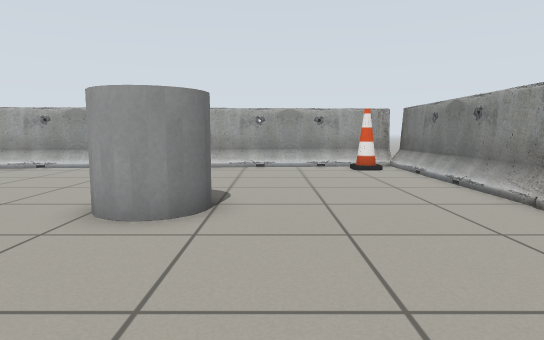
view 1 (above)

19 first-person views from a walk through a world built for the Gazebo simulator. The camera is 0.66 m above the floor, tilts 6° down and sees 75° across. Floor lines are 1 m apart. The floor is counted in squares, 0.5 m on a side. Each view is taken from the middle of a square. On the plan, view 1 faces up. The plan holds only what a view shows up to about 15 squares ahead; the rest is blank. Some stock models are drawn as simple stand-ins. Some surface patterns are stand-ins.

view 2
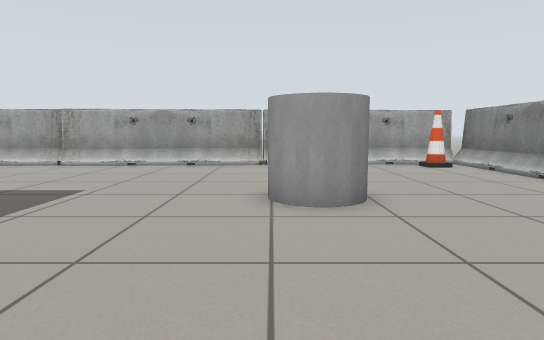

view 3
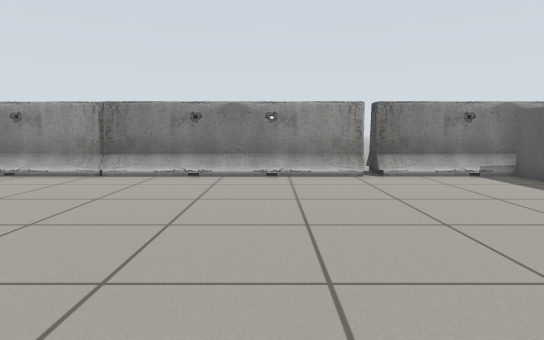

view 4
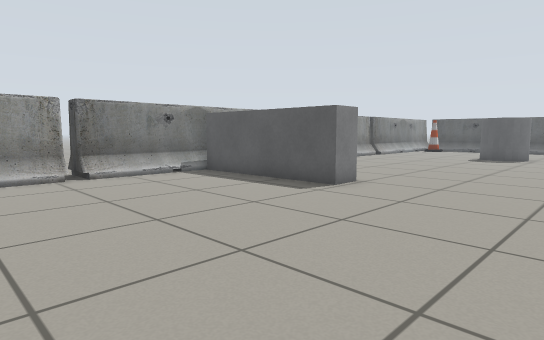

view 5
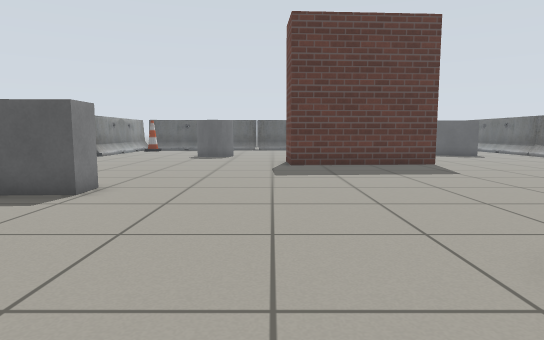

view 6
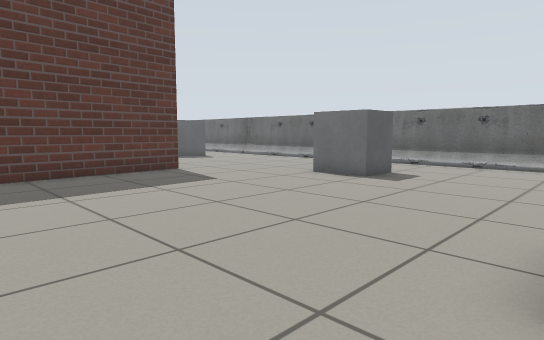

view 7
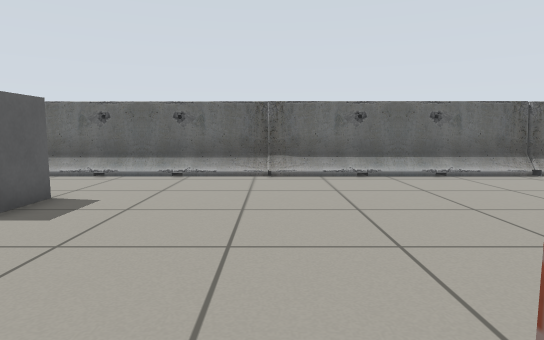

view 8
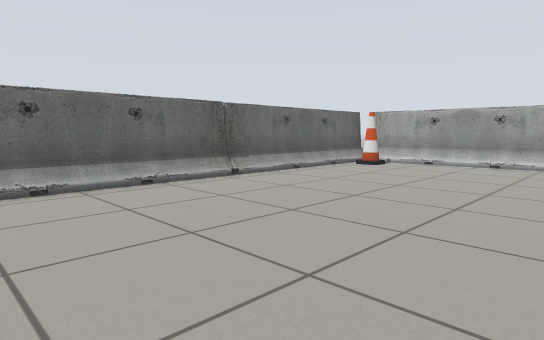

view 9
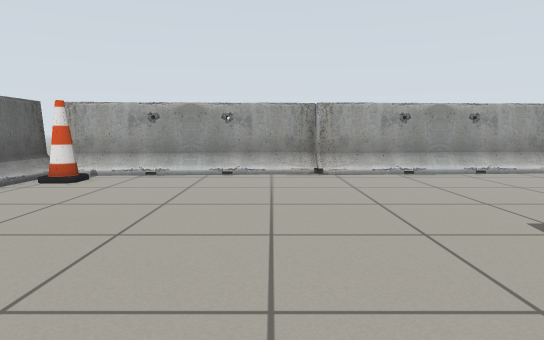

view 10
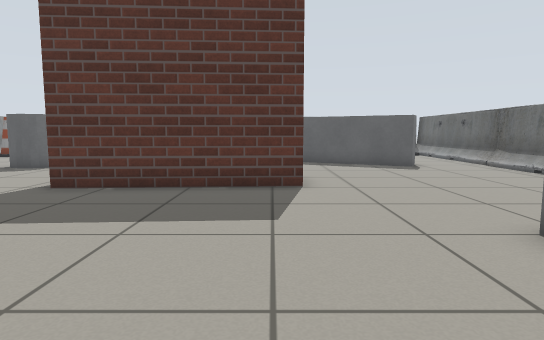

view 11
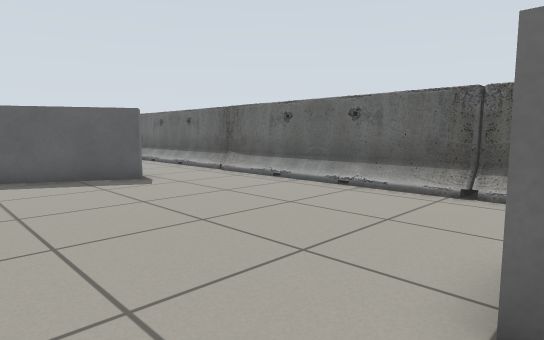

view 12
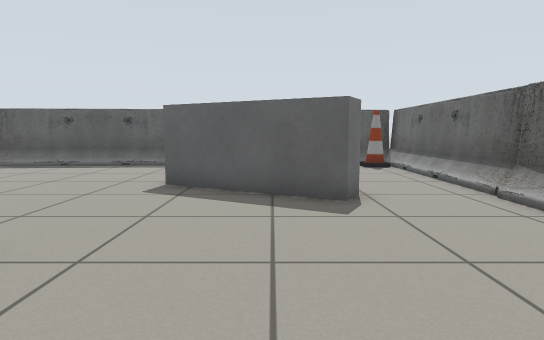

view 13
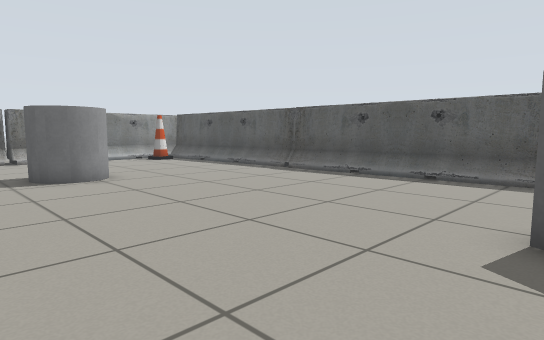

view 14
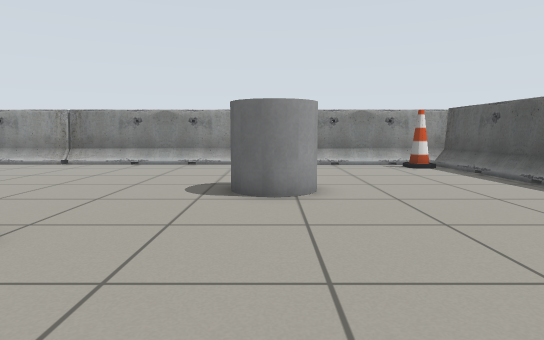

view 15
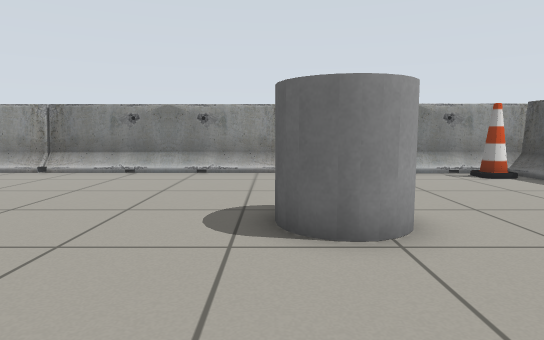

view 16
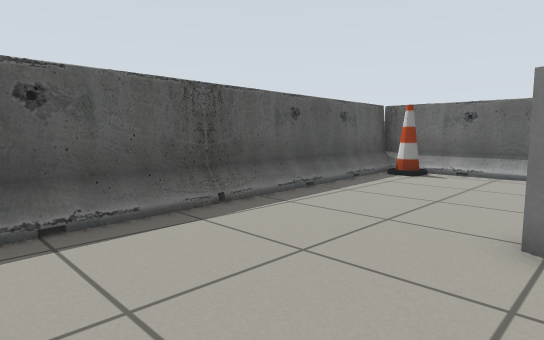

view 17
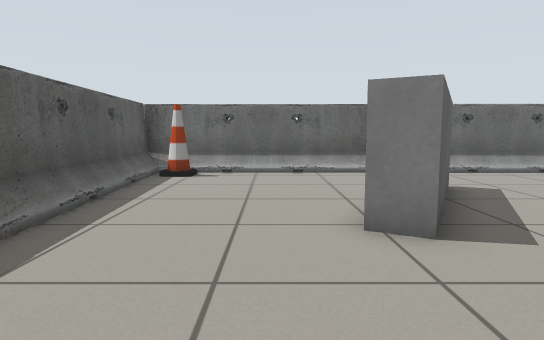

view 18
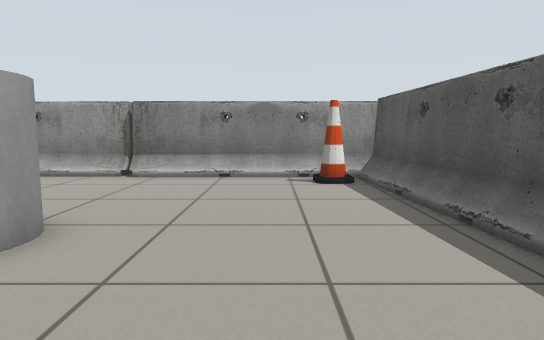

view 19
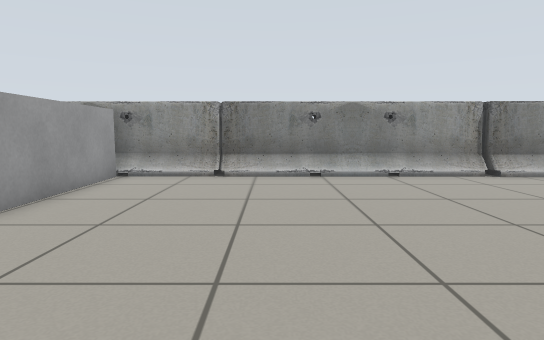

### Floor plan
Key: @ floor where view 1 was taken; . floor; B barrier; C cone; G grey cylinder; R grey box; I brick block.
Columns run from 21 left of view 1 to 6 right of it. Each row starts with its distance up from view 1.
 14      BBBBBBBBBBBBBBBBBBBBBB
 13  BBBBBBBB.BB............CCB
 12  BC.......................B
 11  B........................B
 10  B........................B
  9  B................. ......B
  8  B................. ......B
  7  B................  ......B
  6  B................GGG.....B
  5  B.......... ......G......B
  4  B.........   ............B
  3  B........     ...........B
  2  B.........    ...........B
  1  B.........    ...........B
  0  B........       ....@....B
 -1  B.........   ............B
 -2  B.........I  ............BB
 -3  B........................B
 -4  B........................B
 -5  B........................B
 -6  B........................B
 -7  B..................RRRRRRR
 -8  B...RR...................B
 -9  B...RR...................B
-10  B........................BB
-11 BB........................B
-12  B........................B
-13  B........................B
-14  B.......IIIIIII..........B
-15  B........      ..........B
-16  B........ .. ............B
-17  B........................B
-18  B.................G......BB
-19  B..RR............G G.....BB
-20  B... RR...........G......B
-21  B..... R.................B
-22  B......R.................B
-23  B........................B
-24  B........................B
-25  B.......................CB
-26  BC.........BBBBBBBBBBBBBBB
-27  BBBBBBBBBBBBBB           B

Where each view was taken, in squares from view 1:
view 1: 0 up, 0 right, facing up
view 2: 1 down, 3 left, facing up
view 3: 1 up, 6 left, facing right
view 4: 1 up, 6 left, facing down-right
view 5: 1 up, 5 left, facing down
view 6: 2 down, 5 left, facing down-left
view 7: 3 down, 9 left, facing left
view 8: 2 down, 11 left, facing up-left
view 9: 2 up, 13 left, facing up
view 10: 5 down, 11 left, facing down
view 11: 9 down, 12 left, facing down-left
view 12: 12 down, 15 left, facing down
view 13: 16 down, 13 left, facing down-right
view 14: 19 down, 10 left, facing right
view 15: 18 down, 7 left, facing right
view 16: 21 down, 8 left, facing down-left
view 17: 23 down, 8 left, facing left
view 18: 23 down, 6 left, facing right
view 19: 12 down, 6 left, facing right
